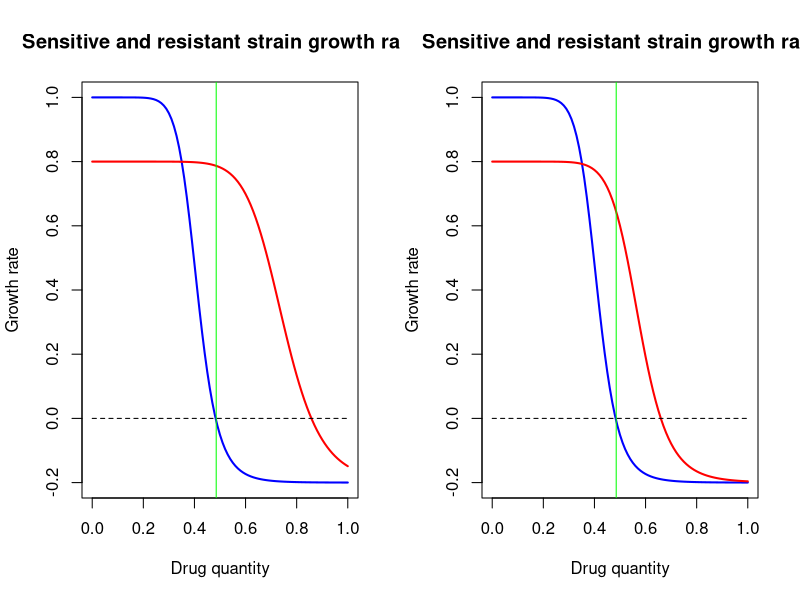
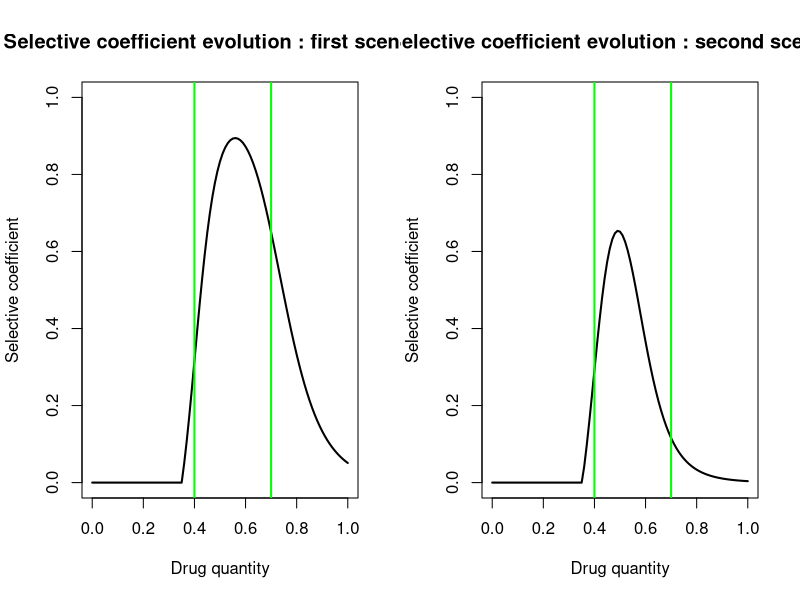
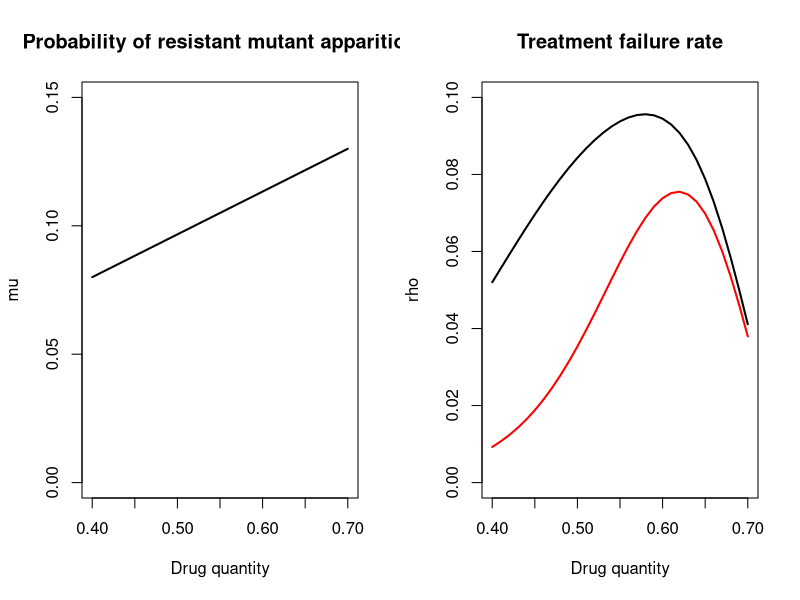
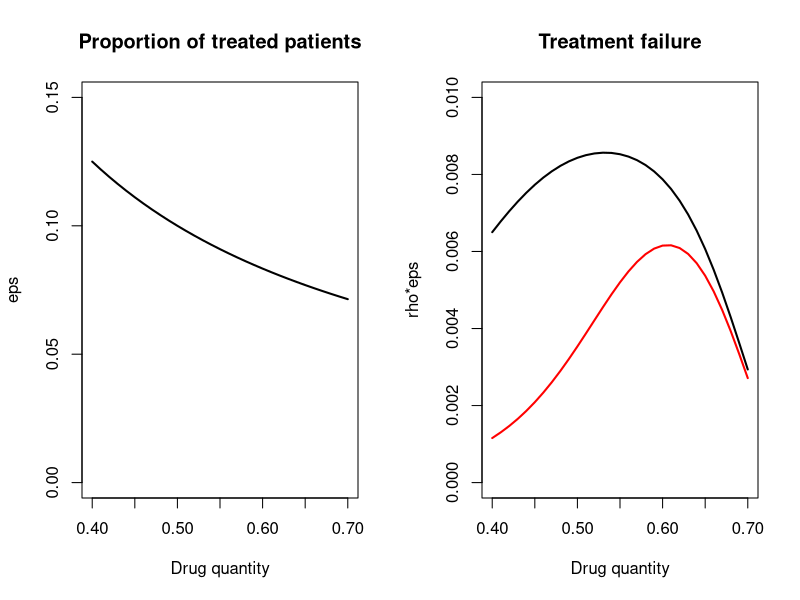
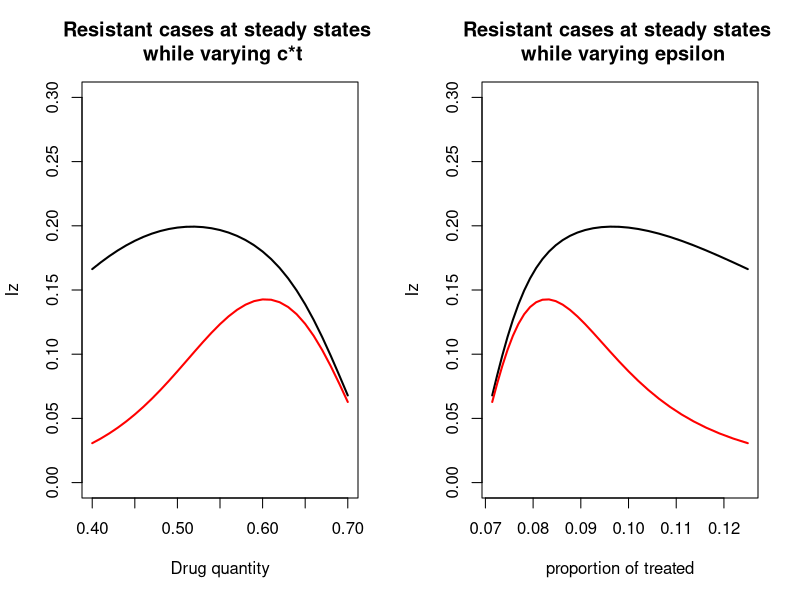
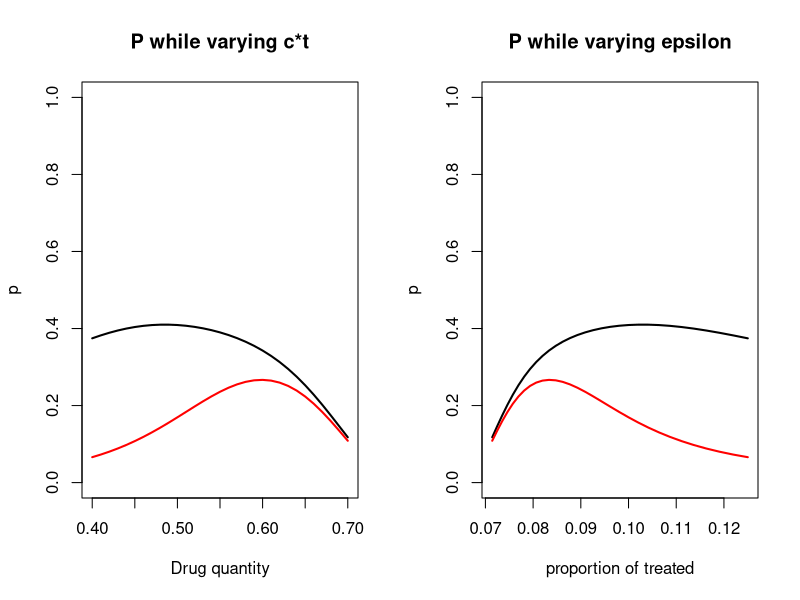
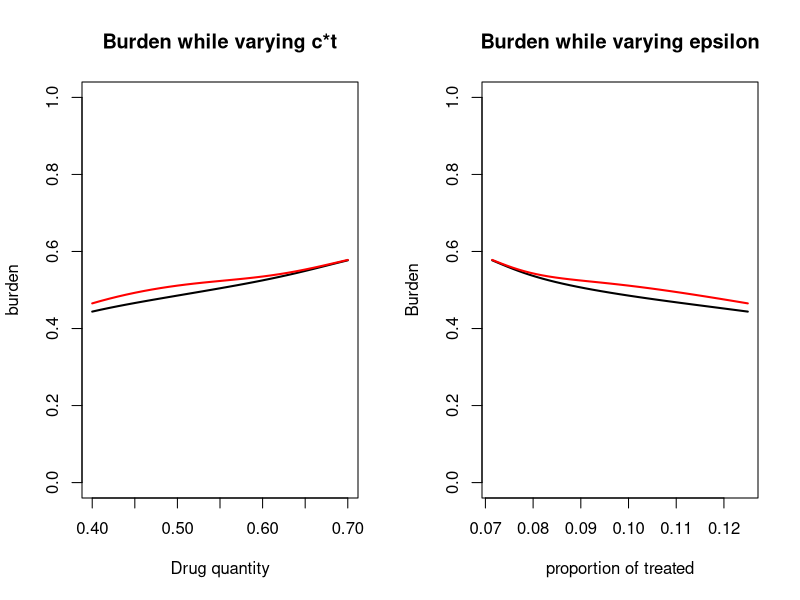
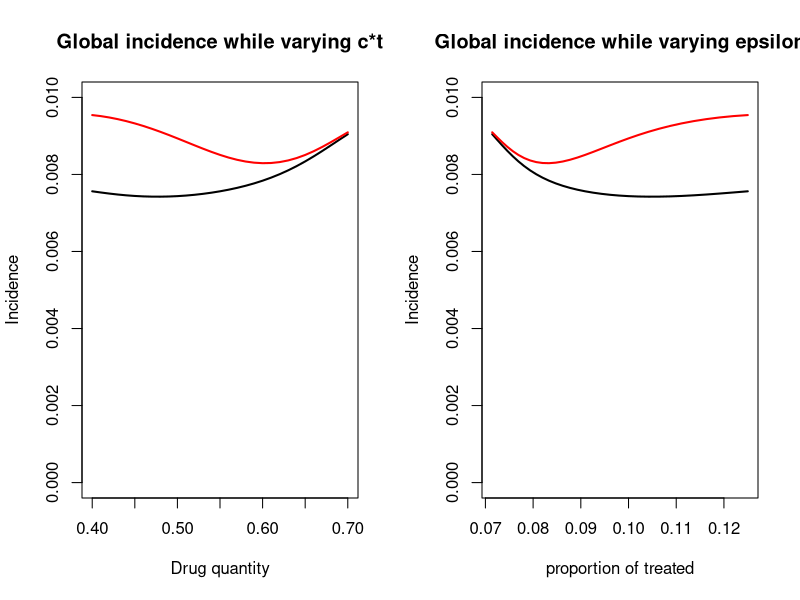

The R script that drew these images, in order:
## ---- chunk 1
library(plyr)

#per capita maximum growth rate of sensitive bact
max_sens_gr <- 1 

#per capita maximum growth rate of resistant bact
max_res_gr <- 0.8
max_res_gr2 <- 0.8
#per capita minimum growth rate of sensitive bact
min_sens_gr <- -0.2

#per capita minimum growth rate of res bact
min_res_gr <- -0.2
min_res_gr2 <- -0.2
#minimum inhibitory concentration of sen bact

mic_sens <- 0.35
#minimum inhibitory concentration of res bact

mic_res <- 0.65
mic_res2 <- 0.5
#slope for sens bact
kappa_sens <- 10

#slope for res bact  

kappa_res <- 10
kappa_res2 <- 10

param_sens <- c(max_sens_gr, min_sens_gr, mic_sens, kappa_sens)

param_res <- c(max_res_gr, min_res_gr, mic_res, kappa_res)
param_res2 <- c(max_res_gr2, min_res_gr2, mic_res2, kappa_res2)

#mutant emergence probability : we consider that if the amount of applied atb increases, the probability of resistant mutant apparition increases linearly
max_mu <- 0.13
min_mu <- 0.08
max_dot <- 10
min_dot <- 1

#range of intervention - cl=lowest clinically effective dose, cu maximum tolerable dose (toxicity)
cl=0.40
cu=0.70
n_values=(cu-cl)*100+1

drug_quantities <- seq(cl, cu, length.out = n_values )

AMU = 0.05

prop_treated <- AMU/drug_quantities


#selection of corresponding borders in sel_coef vector

lowbound=cu*100+1
highbound=cl*100+1



x <- seq(0,1,by=0.01)
zoom <- 1
## ---- chunk 2



growth = function(x, maxv, minv, micv, slopev) {
  y <- maxv - ((maxv - minv)*(x/micv)^slopev)/((x/micv)^slopev - maxv/minv)
  return(y)
}

## ---- chunk 3


gr_sens <- lapply(x, growth, max_sens_gr, min_sens_gr, mic_sens, kappa_sens)

gr_res <- lapply(x, growth, max_res_gr, min_res_gr, mic_res, kappa_res)

gr_res2 <- lapply(x, growth, max_res_gr2, min_res_gr2, mic_res2, kappa_res2)

MIC <- sum(gr_sens>0)/length(gr_sens)
MICres <- sum(gr_res>0)/length(gr_res)
MICres2 <- sum(gr_res2>0)/length(gr_res2)
## ---- chunk 4
par(mfrow=c(1,2))

plot(x, gr_sens, main="Sensitive and resistant strain growth rate", xlab="Drug quantity", ylab="Growth rate", ylim=c(-0.2,1), lwd=2, type="l", col='blue')

lines(x, gr_res, type='l', col='red', lwd=2)

lines(x, rep(0, length(x)), type='l', col='black', lwd=1, lty=2)
abline(v=MIC, col='green')


plot(x, gr_sens, main="Sensitive and resistant strain growth rate", xlab="Drug quantity", ylab="Growth rate", ylim=c(-0.2,1), lwd=2, type="l", col='blue')

lines(x, gr_res2, type='l', col='red', lwd=2)

lines(x, rep(0, length(x)), type='l', col='black', lwd=1, lty=2)
abline(v=MIC, col='green')

## ---- chunk 5
gr_sens <- unlist(gr_sens)
gr_res <- unlist(gr_res)
gr_res2 <- unlist(gr_res2)

sel_coef <- gr_res - gr_sens
sel_coef2 <- gr_res2 - gr_sens

sel_coef[which(sel_coef<0)] <- 0
sel_coef2[which(sel_coef2<0)] <- 0


minSC <- sum(sel_coef==0)/length(sel_coef)

plot(x, sel_coef, main="Selective coefficient evolution : first scenario", xlab="Drug quantity", ylab="Selective coefficient", ylim=c(0,1), lwd=2, type="l", col='black')
abline(v=cl, col='green', lw=2)
abline(v=cu, col='green', lw=2)

plot(x, sel_coef2, main="Selective coefficient evolution : second scenario", xlab="Drug quantity", ylab="Selective coefficient", ylim=c(0,1), lwd=2, type="l", col='black')
abline(v=cl, col='green', lw=2)
abline(v=cu, col='green', lw=2)
## ---- chunk 6
mu_prob <- seq(min_mu, max_mu, length.out = n_values)
doses <- seq(cl, cu, length.out = n_values)

plot(doses, mu_prob, main="Probability of resistant mutant apparition", xlab="Drug quantity", ylab="mu", ylim=c(0,0.15), lwd=2, type="l", col='black')

## ---- chunk 7
sel_sel_coef <- sel_coef[lowbound:highbound]
sel_sel_coef2 <- sel_coef2[lowbound:highbound]

rho1 <- sel_sel_coef*mu_prob
rho2 <- sel_sel_coef2*mu_prob

plot(doses, rho1, main="Treatment failure rate", xlab="Drug quantity", ylab="rho", lwd=2, type="l", col='black', ylim=c(0, 0.10))

lines(doses, rho2, type='l', col='red', lwd=2)

## ---- chunk 8

plot(doses, prop_treated, main="Proportion of treated patients", xlab="Drug quantity", ylab="eps", ylim=c(0,0.15), lwd=2, type="l", col='black')

## ---- chunk 9
treat_fail <- rho1*prop_treated
treat_fail2 <- rho2*prop_treated

plot(doses, treat_fail, main="Treatment failure", xlab="Drug quantity", ylab="rho*eps", lwd=2, type="l", col='black', ylim=c(0, 0.01))

lines(doses, treat_fail2, type='l', col='red', lwd=2)

## ---- chunk 10

library(deSolve)


options("scipen" = 10)

# initial state:
N <- 1
prop <- 0.01 #initial value of Iw and Iz

# time:
a <- 4000 #time span
m <- 1 #time step

# parameters
pbeta_w <- 0.04 #transmission parameter of Iw
pbeta_z <- 0.015 #transmission parameter of Iz

pgammaa <- 0.01 #innate recovery rate
pgamma_tilt <- 0.1 #recovery rate of Iw when treated by antibiotics



## ---- chunk 11

varying_par <- cbind(prop_treated, rho1)
varying_par2 <- cbind(prop_treated, rho2)


parameters <- c(beta_w=pbeta_w, beta_z=pbeta_z, gamma=pgammaa, gamma_prim=pgamma_tilt, eps=0, rho=0)

state <- c(S=1-2*prop, Iw=prop, Iz=prop, new_Iz=0, new_Iw=0)

times=seq(0, a, by=m)

SIS=function(times, state, parameters){
  with(as.list(c(state,parameters)),
       {dS = - beta_w*Iw*S - beta_z*Iz*S + gamma*(1-eps)*Iw + gamma_prim*eps*Iw + gamma*Iz
        dIw = beta_w*Iw*S + (1-eps)*beta_w*Iw*Iz - eps*beta_z*Iz*Iw - rho*eps*Iw - gamma*(1-eps)*Iw - gamma_prim*eps*Iw
        dIz = beta_z*Iz*S + eps*beta_z*Iz*Iw + rho*eps*Iw - (1-eps)*beta_w*Iw*Iz - gamma*Iz
        dnewIw = beta_w*Iw*S
        dnewIz = beta_z*Iz*S
        list(c(dS, dIw, dIz, dnewIw, dnewIz))
       })
}

calc_fun = function(x) {
  parameters[5] <- x[1]
  parameters[6] <- x[2]
  out=as.data.frame(
  ode(y=state, times=times, func=SIS, parms=parameters))
  return(out)
}



## ---- chunk 12

out <- do.call(cbind, apply(varying_par, 1 , calc_fun))

out2 <- do.call(cbind, apply(varying_par2, 1 , calc_fun))

## ---- chunk 13

niz <- seq(4, ncol(out), by=6)
niw <- seq(3, ncol(out), by=6)
inciw <- seq(5, ncol(out), by=6)
inciz <- seq(6, ncol(out), by=6)

iz_steady <- out[nrow(out),niz]
iz_steady2 <- out2[nrow(out),niz]

iw_steady <- out[nrow(out),niw]
iw_steady2 <- out2[nrow(out),niw]

inciw_steady <- out[,inciw]
inciw_steady2 <- out2[,inciw]

inciz_steady <- out[,inciz]
inciz_steady2 <- out2[,inciz]

p <- iz_steady/(iz_steady+iw_steady)
p2 <- iz_steady2/(iz_steady2+iw_steady2)

burden <- iz_steady+iw_steady
burden2 <- iz_steady2+iw_steady2

## ---- chunk 14
incid = function(x, zoom) {
  der <- rep(0, length(x))
  for (i in 2:length(x)) {
    der[i] <- x[i]-x[i-1]
  }
  return(der)
}

NewIz <- apply(inciz_steady, 2, incid, zoom)
NewIz2 <- apply(inciz_steady2, 2, incid, zoom)

NewIw <- apply(inciw_steady, 2, incid, zoom)
NewIw2 <- apply(inciw_steady2, 2, incid, zoom)

newiz_ss <- NewIz[nrow(NewIz),]
newiz_ss2 <- NewIz2[nrow(NewIz2),]

newiw_ss <- NewIw[nrow(NewIw),]
newiw_ss2 <- NewIw2[nrow(NewIw2),]
## ---- chunk 15
plot(doses, iz_steady, main="Resistant cases at steady states \n while varying c*t", xlab="Drug quantity", ylab="Iz", ylim=c(0,0.30), lwd=2, type="l", col='black')

lines(doses, iz_steady2, type='l', col='red', lwd=2)


plot(prop_treated, iz_steady, main="Resistant cases at steady states \n while varying epsilon", xlab="proportion of treated", ylab="Iz", ylim=c(0,0.30), lwd=2, type="l", col='black')

lines(prop_treated, iz_steady2, type='l', col='red', lwd=2)

## ---- chunk 16
plot(doses, p, main="P while varying c*t", xlab="Drug quantity", ylab="p", ylim=c(0,1), lwd=2, type="l", col='black')

lines(doses, p2, type='l', col='red', lwd=2)


plot(prop_treated, p, main="P while varying epsilon", xlab="proportion of treated", ylab="p", ylim=c(0,1), lwd=2, type="l", col='black')

lines(prop_treated, p2, type='l', col='red', lwd=2)

## ---- chunk 17
plot(doses, burden, main="Burden while varying c*t", xlab="Drug quantity", ylab="burden", ylim=c(0,1), lwd=2, type="l", col='black')

lines(doses, burden2, type='l', col='red', lwd=2)


plot(prop_treated, burden, main="Burden while varying epsilon", xlab="proportion of treated", ylab="Burden", ylim=c(0,1), lwd=2, type="l", col='black')

lines(prop_treated, burden2, type='l', col='red', lwd=2)

## ---- chunk 18
newcase <- newiw_ss+newiz_ss
newcase2 <- newiw_ss2+newiz_ss2


plot(doses, newcase, main="Global incidence while varying c*t", xlab="Drug quantity", ylab="Incidence", ylim=c(0,0.01), lwd=2, type="l", col='black')

lines(doses, newcase2, type='l', col='red', lwd=2)


plot(prop_treated, newcase, main="Global incidence while varying epsilon", xlab="proportion of treated", ylab="Incidence", ylim=c(0,0.01), lwd=2, type="l", col='black')

lines(prop_treated, newcase2, type='l', col='red', lwd=2)
